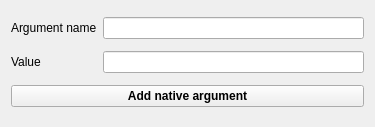
<?xml version="1.0" encoding="UTF-8"?>
<ui version="4.0">
 <class>Form</class>
 <widget class="QWidget" name="Form">
  <property name="geometry">
   <rect>
    <x>0</x>
    <y>0</y>
    <width>375</width>
    <height>127</height>
   </rect>
  </property>
  <property name="windowTitle">
   <string>Form</string>
  </property>
  <layout class="QGridLayout" name="gridLayout">
   <item row="0" column="0">
    <widget class="QLabel" name="argument_name_label">
     <property name="text">
      <string>Argument name</string>
     </property>
    </widget>
   </item>
   <item row="0" column="1">
    <widget class="QLineEdit" name="argument_name_edit"/>
   </item>
   <item row="1" column="0">
    <widget class="QLabel" name="value_label">
     <property name="text">
      <string>Value</string>
     </property>
    </widget>
   </item>
   <item row="1" column="1">
    <widget class="QLineEdit" name="value_name_edit"/>
   </item>
   <item row="2" column="0" colspan="2">
    <widget class="QPushButton" name="add_native_button">
     <property name="font">
      <font>
       <weight>75</weight>
       <bold>true</bold>
      </font>
     </property>
     <property name="text">
      <string>Add native argument</string>
     </property>
    </widget>
   </item>
  </layout>
 </widget>
 <resources/>
 <connections/>
</ui>
